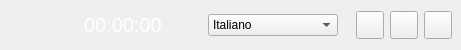
        <widget class="QFrame" name="fr1Top">
         <property name="minimumSize">
          <size>
           <width>0</width>
           <height>50</height>
          </size>
         </property>
         <property name="maximumSize">
          <size>
           <width>16777215</width>
           <height>50</height>
          </size>
         </property>
         <property name="frameShape">
          <enum>QFrame::NoFrame</enum>
         </property>
         <property name="frameShadow">
          <enum>QFrame::Plain</enum>
         </property>
         <layout class="QHBoxLayout" name="horizontalLayout">
          <property name="spacing">
           <number>0</number>
          </property>
          <property name="leftMargin">
           <number>0</number>
          </property>
          <property name="topMargin">
           <number>0</number>
          </property>
          <property name="rightMargin">
           <number>0</number>
          </property>
          <property name="bottomMargin">
           <number>0</number>
          </property>
          <item>
           <widget class="QFrame" name="frLogo">
            <property name="minimumSize">
             <size>
              <width>75</width>
              <height>0</height>
             </size>
            </property>
            <property name="maximumSize">
             <size>
              <width>75</width>
              <height>16777215</height>
             </size>
            </property>
            <property name="styleSheet">
             <string notr="true">background-image: url(:/resources/resources/logo/GT.png);</string>
            </property>
            <property name="frameShape">
             <enum>QFrame::NoFrame</enum>
            </property>
            <property name="frameShadow">
             <enum>QFrame::Plain</enum>
            </property>
           </widget>
          </item>
          <item>
           <widget class="QFrame" name="frName">
            <property name="frameShape">
             <enum>QFrame::NoFrame</enum>
            </property>
            <property name="frameShadow">
             <enum>QFrame::Plain</enum>
            </property>
            <layout class="QHBoxLayout" name="horizontalLayout_3">
             <item>
              <widget class="QLabel" name="lblTimer">
               <property name="styleSheet">
                <string notr="true">color: white;
font-size: 15pt;</string>
               </property>
               <property name="text">
                <string>00:00:00</string>
               </property>
              </widget>
             </item>
             <item>
              <spacer name="spcrTopMenu">
               <property name="orientation">
                <enum>Qt::Horizontal</enum>
               </property>
               <property name="sizeHint" stdset="0">
                <size>
                 <width>40</width>
                 <height>20</height>
                </size>
               </property>
              </spacer>
             </item>
             <item>
              <widget class="QComboBox" name="comLanguage">
               <property name="minimumSize">
                <size>
                 <width>130</width>
                 <height>0</height>
                </size>
               </property>
               <item>
                <property name="text">
                 <string>Italiano</string>
                </property>
               </item>
               <item>
                <property name="text">
                 <string>Espanol</string>
                </property>
               </item>
               <item>
                <property name="text">
                 <string>English</string>
                </property>
               </item>
              </widget>
             </item>
            </layout>
           </widget>
          </item>
          <item>
           <widget class="QFrame" name="frWindow">
            <property name="maximumSize">
             <size>
              <width>120</width>
              <height>16777215</height>
             </size>
            </property>
            <property name="frameShape">
             <enum>QFrame::NoFrame</enum>
            </property>
            <property name="frameShadow">
             <enum>QFrame::Plain</enum>
            </property>
            <layout class="QHBoxLayout" name="horizontalLayout_2">
             <item>
              <widget class="QPushButton" name="btnMinimize">
               <property name="maximumSize">
                <size>
                 <width>28</width>
                 <height>28</height>
                </size>
               </property>
               <property name="styleSheet">
                <string notr="true">background-image: url(:/menu/resources/menu/icon_minimize.png);</string>
               </property>
               <property name="text">
                <string/>
               </property>
              </widget>
             </item>
             <item>
              <widget class="QPushButton" name="btnMaximize">
               <property name="maximumSize">
                <size>
                 <width>28</width>
                 <height>28</height>
                </size>
               </property>
               <property name="styleSheet">
                <string notr="true">background-image: url(:/menu/resources/menu/icon_maximize.png);</string>
               </property>
               <property name="text">
                <string/>
               </property>
              </widget>
             </item>
             <item>
              <widget class="QPushButton" name="btnClose">
               <property name="maximumSize">
                <size>
                 <width>28</width>
                 <height>28</height>
                </size>
               </property>
               <property name="styleSheet">
                <string notr="true">background-image: url(:/menu/resources/menu/icon_close.png);</string>
               </property>
               <property name="text">
                <string/>
               </property>
              </widget>
             </item>
            </layout>
           </widget>
          </item>
         </layout>
        </widget>
